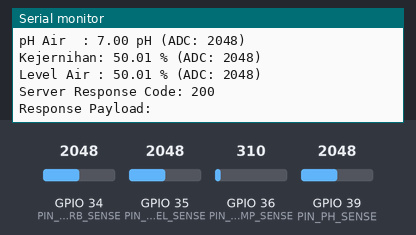
A sketch run on a simulated ESP32. Parts: the last lines printed to the serial monitor. The test bench sets the inputs (shaded band); at power-on: GPIO 36 (PIN_TEMP_SENSE) = 310, GPIO 34 (PIN_TURB_SENSE) = 2048, GPIO 35 (PIN_LEVEL_SENSE) = 2048, GPIO 39 (PIN_PH_SENSE) = 2048. WiFi joins after 1.5 s; servers stay silent unless stated; uploads are accepted with an empty reply.

Above: at 2.7 s.
2.8 s: GPIO 36 (PIN_TEMP_SENSE) set to 372
At 11.88 s:
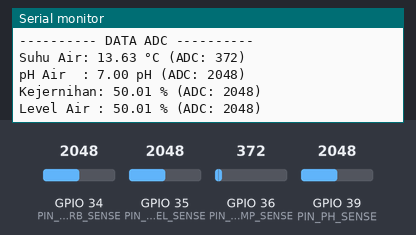
13.0 s: GPIO 34 (PIN_TURB_SENSE) set to 2866
At 22.09 s:
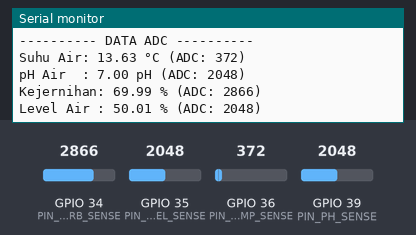
23.2 s: GPIO 35 (PIN_LEVEL_SENSE) set to 2866
At 32.8 s:
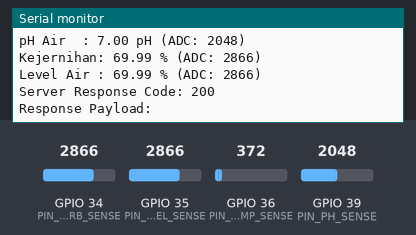
33.4 s: GPIO 39 (PIN_PH_SENSE) set to 2866
At 42.5 s:
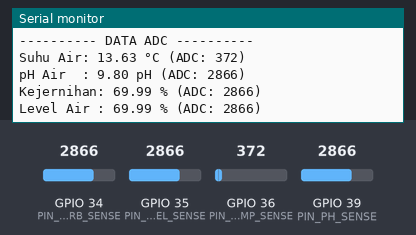
43.6 s: GPIO 36 (PIN_TEMP_SENSE) set to 434
At 53.6 s:
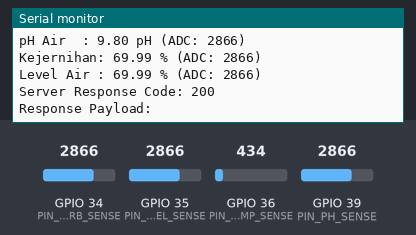
53.8 s: GPIO 34 (PIN_TURB_SENSE) set to 3972
At 62.92 s:
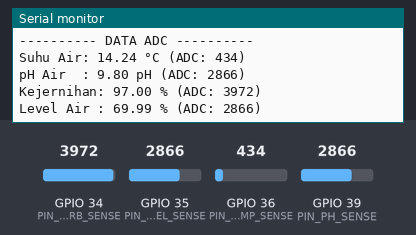
Timing chart, 0 to 64.4 s (numbered marks = the images above; inputs shaded):
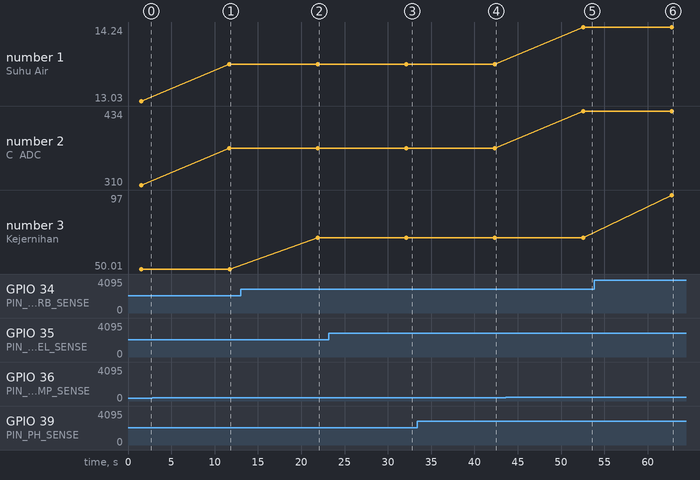

Measured:
- after the input at 2.8 s, the serial monitor: prints a new line after 8.9 s (image 1)
- after the input at 13.0 s, the serial monitor: prints a new line after 8.9 s (image 2)
- after the input at 23.2 s, the serial monitor: prints a new line after 8.9 s (image 3)
- after the input at 33.4 s, the serial monitor: prints a new line after 8.9 s (image 4)
- after the input at 43.6 s, the serial monitor: prints a new line after 9.0 s (image 5)
- after the input at 53.8 s, the serial monitor: prints a new line after 9.0 s (image 6)
- plotted number 1: 13.03 → 13.63 after the input at 2.8 s, 13.63 → 14.24 after the input at 43.6 s
- plotted number 2: 310 → 372 after the input at 2.8 s, 372 → 434 after the input at 43.6 s

The sketch:

esp32_arduino.ino
```cpp
/*
  MoniQuarium - Smart Aquarium ESP32 Arduino Client
  Mengirim data ADC / sensor ke Web Backend Server menggunakan HTTP POST.

  Sebelum mengunggah kode ini:
  1. Sesuaikan SSID & Password Wi-Fi Anda.
  2. Masukkan alamat IP Server Web (komputer yang menjalankan app.py) Anda.
*/

#include <WiFi.h>
#include <HTTPClient.h>
#include <ArduinoJson.h> // Library "ArduinoJson" oleh Benoit Blanchon (Instal via Library Manager)

// Konfigurasi Wi-Fi
const char* ssid = "SSID_WIFI_ANDA";
const char* password = "PASSWORD_WIFI_ANDA";

// Konfigurasi Server (Ubah [IP_ADDRESS_SERVER] dengan IP laptop/server Anda)
// Contoh: "http://192.168.1.10:5000/api/data"
const char* serverUrl = "http://[IP_ADDRESS_SERVER]:5000/api/data";

// Definisikan Pin ADC
#define PIN_TEMP_SENSE 36  // GPIO36 (VP) - Analog input
#define PIN_PH_SENSE   39  // GPIO39 (VN) - Analog input
#define PIN_TURB_SENSE 34  // GPIO34      - Analog input
#define PIN_LEVEL_SENSE 35 // GPIO35      - Analog input

void setup() {
  Serial.begin(115200);

  // Hubungkan ke Wi-Fi
  WiFi.begin(ssid, password);
  Serial.print("Connecting to WiFi");
  while (WiFi.status() != WL_CONNECTED) {
    delay(500);
    Serial.print(".");
  }
  Serial.println("");
  Serial.print("Connected to WiFi Network. IP Address: ");
  Serial.println(WiFi.localIP());
}

void loop() {
  // Hanya jalankan jika terhubung ke Wi-Fi
  if (WiFi.status() == WL_CONNECTED) {

    // 1. Membaca Nilai Analog ADC dari Sensor (0 - 4095 pada ESP32)
    int adcTemp = analogRead(PIN_TEMP_SENSE);
    int adcPh = analogRead(PIN_PH_SENSE);
    int adcTurb = analogRead(PIN_TURB_SENSE);
    int adcLevel = analogRead(PIN_LEVEL_SENSE);

    // 2. Mengonversi Nilai ADC ke Nilai Parameter Fisik (Simulasi Konversi)
    // Kalibrasi ini disesuaikan dengan karakteristik sensor Anda

    // Simulasi sensor Suhu (misal: DS18B20 atau thermistor LM35)
    // Rumus konversi disesuaikan, di bawah ini adalah simulasi pembacaan suhu
    float temperature = (adcTemp / 4095.0) * 40.0 + 10.0; // Rentang 10 - 50 °C

    // Simulasi sensor pH air (misal: Analog pH Meter Kit v1.1)
    float ph = (adcPh / 4095.0) * 14.0; // Rentang 0 - 14 pH

    // Simulasi sensor kekeruhan air/Turbidity (mengukur kejernihan air)
    // 100% = sangat jernih (ADC rendah/tinggi tergantung jenis sensor), 0% = sangat keruh
    float turbidity = (adcTurb / 4095.0) * 100.0; // Rentang 0 - 100 %

    // Simulasi sensor ketinggian air (Water Level Sensor)
    float water_level = (adcLevel / 4095.0) * 100.0; // Rentang 0 - 100 %

    // Tampilkan di Serial Monitor
    Serial.println("---------- DATA ADC ----------");
    Serial.printf("Suhu Air: %.2f °C (ADC: %d)\n", temperature, adcTemp);
    Serial.printf("pH Air  : %.2f pH (ADC: %d)\n", ph, adcPh);
    Serial.printf("Kejernihan: %.2f %% (ADC: %d)\n", turbidity, adcTurb);
    Serial.printf("Level Air : %.2f %% (ADC: %d)\n", water_level, adcLevel);

    // 3. Serialisasi ke format JSON
    StaticJsonDocument<200> doc;
    doc["temperature"] = temperature;
    doc["ph"] = ph;
    doc["turbidity"] = turbidity;
    doc["water_level"] = water_level;

    String jsonPayload;
    serializeJson(doc, jsonPayload);

    // 4. Kirim HTTP POST Request ke Server
    HTTPClient http;
    http.begin(serverUrl);
    http.addHeader("Content-Type", "application/json");

    int httpResponseCode = http.POST(jsonPayload);

    if (httpResponseCode > 0) {
      String response = http.getString();
      Serial.println("Server Response Code: " + String(httpResponseCode));
      Serial.println("Response Payload: " + response);
    } else {
      Serial.print("Error sending POST request: ");
      Serial.println(httpResponseCode);
    }

    http.end();
  } else {
    Serial.println("WiFi Disconnected! Reconnecting...");
    WiFi.begin(ssid, password);
  }

  // Kirim data setiap 10 detik
  delay(10000);
}
```
